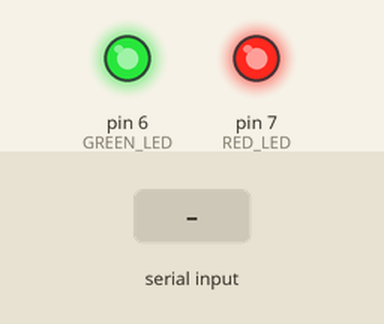
Simulated run of this sketch. Board: Arduino Uno, built with avr-gcc and run on an emulated ATmega328P. Parts: output pins drawn as LEDs (lit = HIGH). Dashed ring = blinking. The test bench sets the inputs (shaded band). Pins used as bus, display or sensor lines are not drawn.

Above: at 1.2 s.
1.3 s: "2" received over Serial
At 1.6 s:
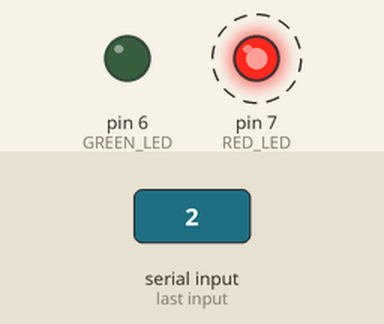
4.3 s: "1" received over Serial
At 4.6 s:
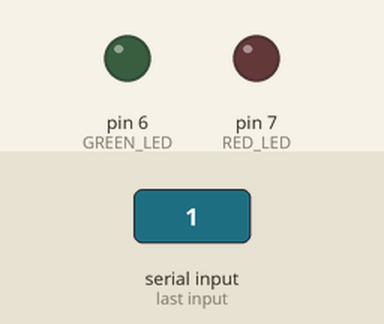
At 5.7 s:
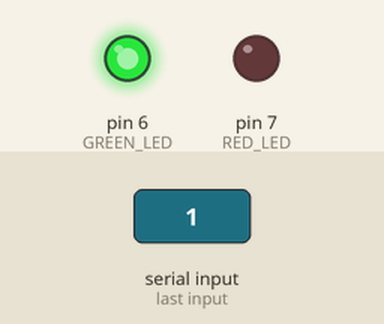
Timing chart, 0 to 13.3 s (numbered marks = the images above; inputs shaded):
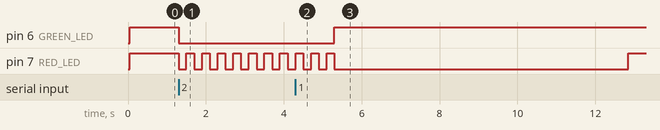

Measured:
- after the input at 1.3 s, pin 6 (GREEN_LED): HIGH → LOW at once; pin 7 (RED_LED): alternates HIGH for 0.20 s and LOW for 0.20 s, starting at once
- after the input at 4.3 s, pin 6 (GREEN_LED): LOW → HIGH after 1.0 s

The sketch:

ssg_bank.ino
```cpp
#include <SPI.h>
#include <MFRC522.h>

#define SS_PIN 10
#define RST_PIN 9

#define RED_LED 7
#define GREEN_LED 6

MFRC522 mfrc522(SS_PIN, RST_PIN);  // Create MFRC522 instance.

enum SERVER_STATUS {
  ss_IDLE = 48,           // 0
  ss_READY_FOR_CARD = 49, // 1
  ss_ERROR = 50,          // 2
  ss_PONG = 51            // 3
};

static int server_status = ss_IDLE;

void setup()
{
  Serial.begin(9600); // Initialize serial communications with the PC
  SPI.begin();      // Init SPI bus
  mfrc522.PCD_Init(); // Init MFRC522 card

  pinMode( RED_LED, OUTPUT );
  pinMode( GREEN_LED, OUTPUT );
  digitalWrite( RED_LED, LOW );
  digitalWrite( GREEN_LED, LOW );
}

bool WaitForCard() {
  digitalWrite( RED_LED, LOW );
  digitalWrite( GREEN_LED, HIGH );
  // Look for new cards
  if ( ! mfrc522.PICC_IsNewCardPresent()) {
    return false;
  }

  // Select one of the cards
  if ( ! mfrc522.PICC_ReadCardSerial()) {
    return false;
  }

  mfrc522.PICC_HaltA();
  String cardId = String();
  for (byte i = 0; i < mfrc522.uid.size; i++) {
    cardId.concat(mfrc522.uid.uidByte[i] < 0x10 ? "0" :"");
    cardId.concat(String(mfrc522.uid.uidByte[i], HEX));
  }

  Serial.println('card_id:' + cardId);

  for( short i = 0; i < 4; i++ )
  {
    digitalWrite( GREEN_LED, LOW );
    delay( 150 );
    digitalWrite( GREEN_LED, HIGH );
    delay( 150 );
  }
  digitalWrite( GREEN_LED, LOW );
  return true;
}

bool Idle()
{
  digitalWrite( RED_LED, HIGH );
  digitalWrite( GREEN_LED, HIGH );
  if (Serial.available() > 0)
  {
    server_status = Serial.read();
    if( server_status == ss_IDLE )
      return true;
    if( server_status == ss_READY_FOR_CARD || server_status == ss_ERROR )
    {
      digitalWrite( RED_LED, LOW );
      digitalWrite( GREEN_LED, LOW );
      return false;
    }
  }
  else if( server_status != ss_ERROR )
    server_status = ss_IDLE;
}

bool Error()
{
  digitalWrite( GREEN_LED, LOW );
  for( short i = 0; i < 5; i++ )
  {
    digitalWrite( RED_LED, LOW );
    delay( 200 );
    digitalWrite( RED_LED, HIGH );
    delay( 200 );
  }
  return true;
}

void loop()
{
  if( Idle() )
    return;
  if( server_status == ss_READY_FOR_CARD )
  {
    int cycles = 0;
    while( !WaitForCard() && cycles < 300 )
      cycles++;
    server_status = ss_IDLE;
  }
  if( server_status == ss_ERROR )
  {
    Error();
  }
}
```
